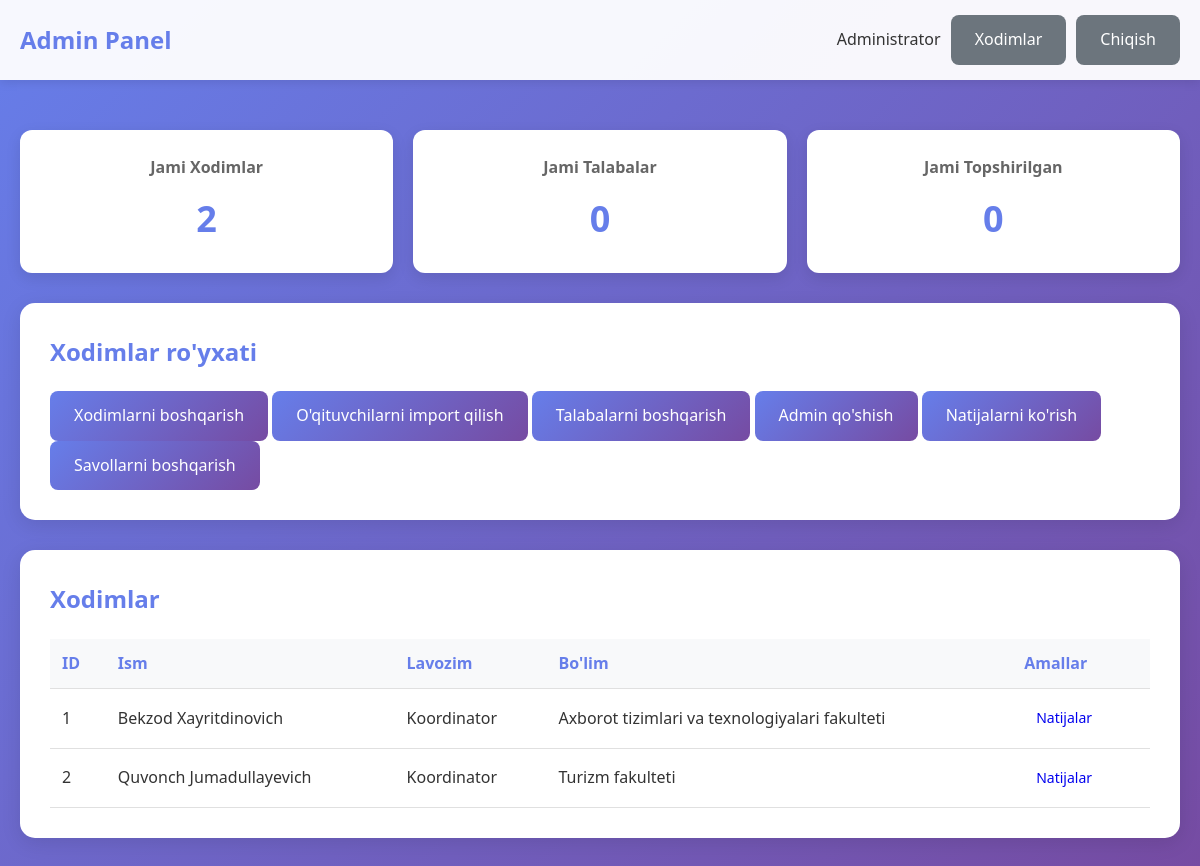
Page /admin/dashboard.php (signed in) on the committed database.
### tables this page shows
CREATE TABLE employees (
    id INT PRIMARY KEY AUTO_INCREMENT,
    full_name VARCHAR(100) NOT NULL,
    position ENUM('teacher', 'dean', 'coordinator') NOT NULL,
    department_uz VARCHAR(100) NULL COMMENT 'Kafedra nomi (Uzbek)',
    department_ru VARCHAR(100) NULL COMMENT 'Kafedra nomi (Russian)',
    created_at TIMESTAMP DEFAULT CURRENT_TIMESTAMP
);

### includes/functions.php (called while the page is built, shortened)
<?php
function getPositionName($position) {
    $positions = [
        'teacher' => 'O\'qituvchi',
        'dean' => 'Dekan',
        'coordinator' => 'Koordinator'
    ];
    return $positions[$position] ?? $position;
}
?>

### admin/dashboard.php (the view, shortened to what this page needs)
<?php
require_once '../includes/functions.php';
$conn = getDBConnection();
$employees_query = "SELECT id, full_name, position, department_uz, department_ru FROM employees ORDER BY position, full_name";
$employees_result = $conn->query($employees_query);
$employees = $employees_result->fetchAll();
$stats_query = "SELECT
    COUNT(DISTINCT employees.id) as total_employees,
    COUNT(DISTINCT survey_submissions.user_id) as total_students,
    COUNT(survey_submissions.id) as total_submissions
    FROM employees
    LEFT JOIN survey_submissions ON employees.id = survey_submissions.employee_id";
$stats_result = $conn->query($stats_query);
$stats = $stats_result->fetch();
?>
<!DOCTYPE html>
<html lang="uz">
<head>
    <link rel="stylesheet" href="../assets/css/style.css">
</head>
<body>
    <div class="header">
        <div class="container">
            <h1>Admin Panel</h1>
            <div class="user-info">
                <span><?php echo htmlspecialchars($_SESSION['full_name']); ?></span>
                <a href="employees.php" class="btn btn-secondary">Xodimlar</a>
                <a href="../logout.php" class="btn btn-secondary">Chiqish</a>
            </div>
        </div>
    </div>
    <div class="container">
        <div class="stats-grid">
            <div class="stat-card">
                <h3>Jami Xodimlar</h3>
                <p class="stat-number"><?php echo $stats['total_employees']; ?></p>
            </div>
            <div class="stat-card">
                <h3>Jami Talabalar</h3>
                <p class="stat-number"><?php echo $stats['total_students']; ?></p>
            </div>
            <div class="stat-card">
                <h3>Jami Topshirilgan</h3>
                <p class="stat-number"><?php echo $stats['total_submissions']; ?></p>
            </div>
        </div>
        <div class="admin-section">
            <h2>Xodimlar ro'yxati</h2>
            <a href="employees.php" class="btn btn-primary">Xodimlarni boshqarish</a>
            <a href="../import_teachers.php" class="btn btn-primary">O'qituvchilarni import qilish</a>
            <a href="add_student.php" class="btn btn-primary">Talabalarni boshqarish</a>
            <a href="create_admin.php" class="btn btn-primary">Admin qo'shish</a>
            <a href="results.php" class="btn btn-primary">Natijalarni ko'rish</a>
            <a href="questions.php" class="btn btn-primary">Savollarni boshqarish</a>
        </div>
        <div class="admin-section">
            <h2>Xodimlar</h2>
            <?php if (count($employees) > 0): ?>
                <table class="data-table">
                    <thead>
                        <tr>
                            <th>ID</th>
                            <th>Ism</th>
                            <th>Lavozim</th>
                            <th>Bo'lim</th>
                            <th>Amallar</th>
                        </tr>
                    </thead>
                    <tbody>
                        <?php foreach ($employees as $employee): ?>
                            <tr>
                                <td><?php echo $employee['id']; ?></td>
                                <td><?php echo htmlspecialchars($employee['full_name']); ?></td>
                                <td><?php echo getPositionName($employee['position']); ?></td>
                                <td><?php echo htmlspecialchars($employee['department_uz'] ?? '-'); ?></td>
                                <td>
                                    <a href="employee_results.php?id=<?php echo $employee['id']; ?>" class="btn btn-small">Natijalar</a>
                                </td>
                            </tr>
                        <?php endforeach; ?>
                    </tbody>
                </table>
            <?php else: ?>
                <div class="alert alert-info">Hozircha xodimlar ro'yxati bo'sh. <a href="employees.php">Qo'shish</a></div>
            <?php endif; ?>
        </div>
    </div>
</body>
</html>

### assets/css/style.css (style rules this page uses)
* { margin: 0; padding: 0; box-sizing: border-box; }
body { font-family: "Segoe UI", Tahoma, Geneva, Verdana, sans-serif; background: linear-gradient(135deg, #667eea 0%, #764ba2 100%); min-height: 100vh; color: #333; line-height: 1.6; }
.container { max-width: 1200px; margin: 0 auto; padding: 20px; }
.header { background: rgba(255, 255, 255, 0.95); box-shadow: 0 2px 10px rgba(0, 0, 0, 0.1); margin-bottom: 30px; }
.header .container { display: flex; justify-content: space-between; align-items: center; padding: 15px 20px; }
.header h1 { color: #667eea; font-size: 24px; }
.user-info { display: flex; gap: 10px; align-items: center; }
.btn { padding: 12px 24px; border: none; border-radius: 8px; font-size: 16px; cursor: pointer; text-decoration: none; display: inline-block; transition: all 0.3s; font-weight: 500; }
.btn-primary { background: linear-gradient(135deg, #667eea 0%, #764ba2 100%); color: white; }
.btn-secondary { background: #6c757d; color: white; }
.btn-small { padding: 6px 12px; font-size: 14px; }
.stats-grid { display: grid; grid-template-columns: repeat(auto-fit, minmax(250px, 1fr)); gap: 20px; margin-bottom: 30px; }
.stat-card { background: white; border-radius: 12px; padding: 25px; text-align: center; box-shadow: 0 5px 15px rgba(0, 0, 0, 0.1); }
.stat-card h3 { color: #666; font-size: 16px; margin-bottom: 10px; }
.stat-number { font-size: 36px; font-weight: bold; color: #667eea; }
.admin-section { background: white; border-radius: 15px; padding: 30px; margin-bottom: 30px; box-shadow: 0 5px 20px rgba(0, 0, 0, 0.1); }
.admin-section h2 { color: #667eea; margin-bottom: 20px; }
.data-table { width: 100%; border-collapse: collapse; margin-top: 20px; }
.data-table th, .data-table td { padding: 12px; text-align: left; border-bottom: 1px solid #e0e0e0; }
.data-table th { background: #f8f9fa; color: #667eea; font-weight: 600; }

### rows in the picture
employees: id "1", full_name "Bekzod Xayritdinovich", position "Koordinator", department_uz "Axborot tizimlari va texnologiyalari fakulteti"
employees: id "2", full_name "Quvonch Jumadullayevich", position "Koordinator", department_uz "Turizm fakulteti"

### other values in the picture
$_SESSION['full_name'] "Administrator"
$stats['total_employees'] "2"
$stats['total_students'] "0"
$stats['total_submissions'] "0"
